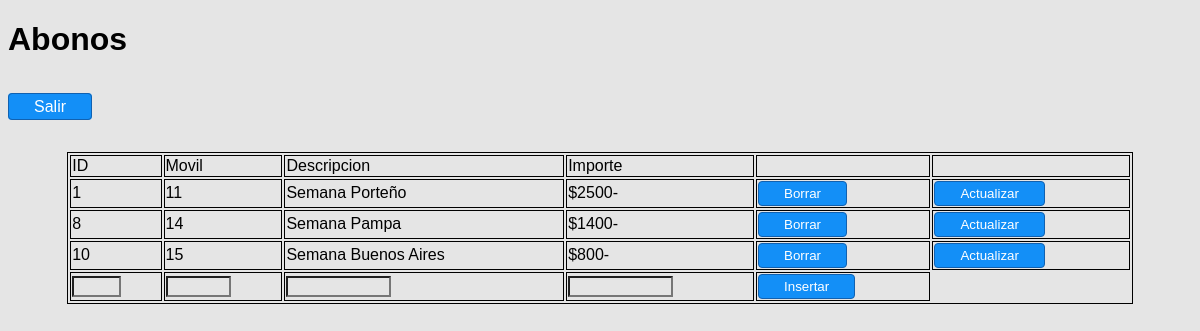
/caja/abono.php, run on the app's committed database.
### tables this page shows
CREATE TABLE `abonos` (
  `id_abono` int(4) NOT NULL,
  `movil_abono` int(4) NOT NULL,
  `descripcion` varchar(25) NOT NULL,
  `abono` int(7) NOT NULL
);

### caja/abono.php (the view, shortened to what this page needs)
<!DOCTYPE html>
<html lang="en">
<head>
    <link rel="stylesheet" href="../css/detalles.css">
</head>
<body>
    <?php
    include("../includes/conexion.php");
    ?>
    <h1><span class="subtitulo">Abonos</span></h1>
    <br>
    <a href="../index.php" class="boton">Salir</a>
    <br>
    <br>
    <form action="<?php echo $_SERVER['PHP_SELF']; ?> method=´post ">
        <table width="60%" border="0" align="center">
            <td class="primera_fila">ID</td>
            <td class="primera_fila">Movil</td>
            <td class="primera_fila">Descripcion</td>
            <td class="primera_fila">Importe</td>
            <td class="sin">&nbsp;</td>
            <td class="sin">&nbsp;</td>
            <?php
            $registros = $base->query(
                "SELECT * FROM `abonos` WHERE 1"
            )->fetchAll(PDO::FETCH_OBJ);
            foreach ($registros as $abonos) :
            ?>
                <tr>
                    <td><?php echo $abonos->id_abono ?></td>
                    <td><?php echo $abonos->movil_abono ?></td>
                    <td><?php echo $abonos->descripcion ?></td>
                    <td><?php echo "$" . $abonos->abono . "-" ?></td>
                    <td><a href="borrar.php?id_abono=<?php echo $abonos->id_abono ?>">
                            <input type='button' name='del' id='del' value='Borrar' class='boton'></a></td>
                    <td><a href="editar.php?id_abono=<?php echo $abonos->id_abono ?>
                                    & movil_abono=<?php echo $abonos->movil_abono ?>
                                    & descripcion=<?php echo $abonos->descripcion ?>
                                    & abono=<?php echo $abonos->abono ?>
                                    ">
                            <input type='button' name='bot_actualizar' id='bot_actualizar' value='Actualizar' class='boton'></a></td>
                </tr>
            <?php
            endforeach
            ?>
            <br>
            <td><input type="text" name='Id_abono' size='3' class='centrado'></td>
            <td><input type='text' name='Movil_abono' size='5' class='centrado'></td>
            <td><input type='text' name='descripcion' size='10' class='centrado'></td>
            <td><input type='text' name='abono' size='10' class='centrado'></td>
            <td class='bot'><input type='submit' name='cr' id='cr' value='Insertar' class='boton'></td>
        </table>
    </form>
</body>
</html>

### css/detalles.css (style rules this page uses)
* { box-sizing: border-box; background-color: #e5e5e5; font-family: arial, sans-serif; }
table { width: 90%; }
table, th, td { border: 1px solid black; }
.boton { padding: 4px 25px; background: rgb(19, 143, 247); border: 1px solid #1161B0; color: #fff; border-radius: 4px; text-decoration: none; }

### data on the page
abonos: id_abono "1", movil_abono "11", descripcion "Semana Porteño", abono "2500"
abonos: id_abono "8", movil_abono "14", descripcion "Semana Pampa", abono "1400"
abonos: id_abono "10", movil_abono "15", descripcion "Semana Buenos Aires", abono "800"
